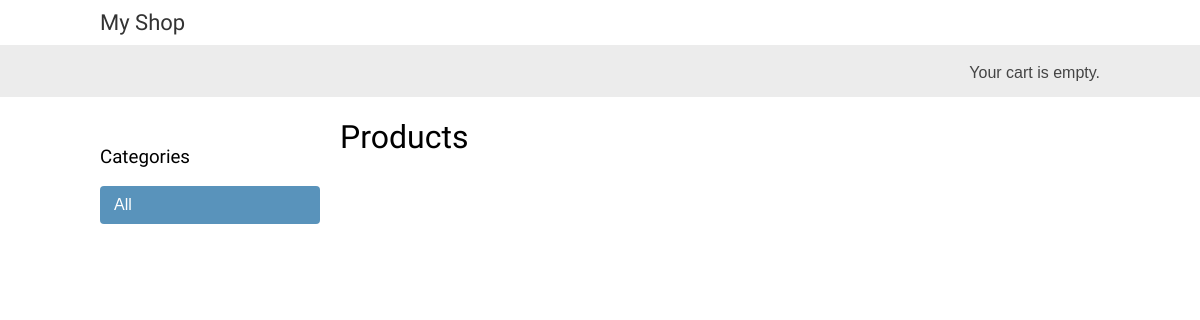
The app's page /, older data.
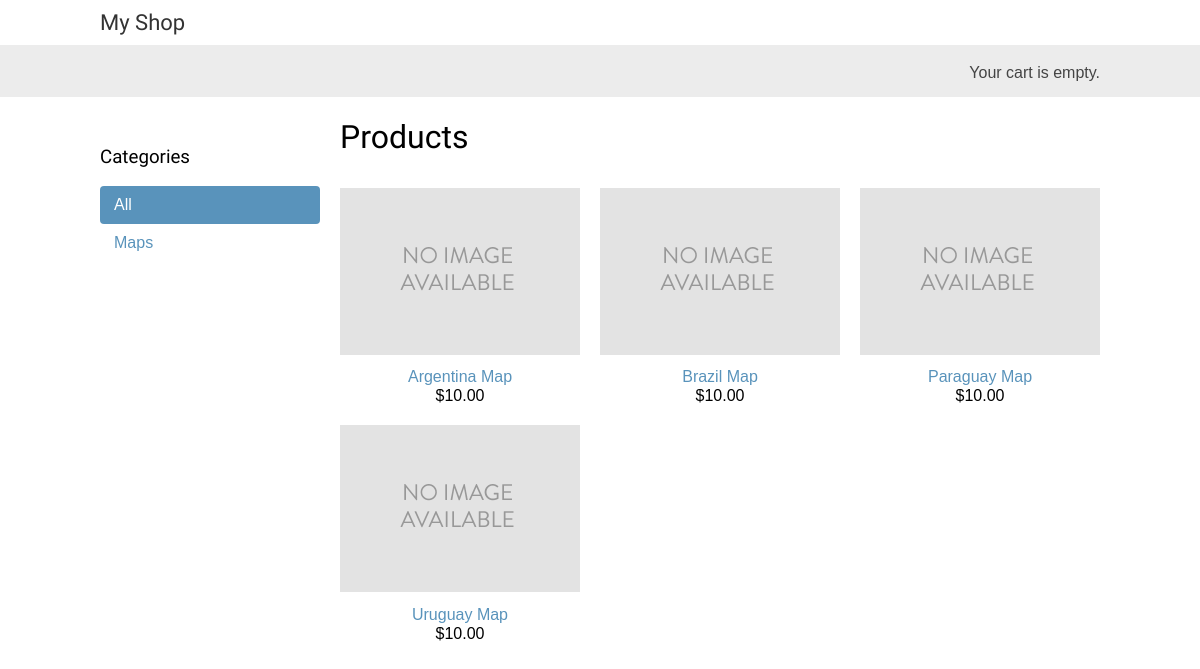
The same page, newer data.
### shop/models.py (models this page shows, shortened)
class Category(models.Model):
    name = models.CharField(max_length=200, db_index=True)
    slug = models.SlugField(max_length=200, unique=True)
    class Meta:
        ordering = ('name', )
        verbose_name = 'category'
        verbose_name_plural = 'categories'
    def get_absolute_url(self):
        return reverse('shop:product_list_by_category',
                       args=[self.slug])

class Product(models.Model):
    category = models.ForeignKey(Category,
                                 related_name='products',
                                 on_delete=models.CASCADE)
    name = models.CharField(max_length=200, db_index=True)
    slug = models.SlugField(max_length=200, db_index=True)
    image = models.ImageField(upload_to='products/%Y/%m/%d', blank=True)
    description = models.TextField(blank=True)
    price = models.DecimalField(max_digits=10, decimal_places=2)
    available = models.BooleanField(default=True)
    created = models.DateTimeField(auto_now_add=True)
    updated = models.DateTimeField(auto_now=True)
    class Meta:
        ordering = ('name',)
        index_together = (('id', 'slug'),)
    def get_absolute_url(self):
        return reverse('shop:product_detail',
                       args=[self.id, self.slug])

### shop/views.py (the view)
# urls.py: path('', views.product_list, name='product_list'),
def product_list(request, category_slug=None):
    category = None
    categories = Category.objects.all()
    products = Product.objects.filter(available=True)
    if category_slug:
        category = get_object_or_404(Category, slug=category_slug)
        products = products.filter(category=category)
    return render(request,
                  'shop/product/list.html',
                  {'category': category,
                   'categories': categories,
                   'products': products})

### shop/templates/shop/product/list.html (shortened to what this page needs)
{% extends "shop/base.html" %}
{% load static %}
{% block content %}
    <div id="sidebar">
        <h3>Categories</h3>
        <ul>
            <li {% if not category %}class="selected"{% endif %}>
                <a href="{% url "shop:product_list" %}">All</a>
            </li>
            {% for c in categories %}
              <li >
                <a href="{{ c.get_absolute_url }}">{{ c.name }}</a>
              </li>
            {% endfor %}
        </ul>
    </div>
    <div id="main" class="product-list">
        <h1>{% if category %}{{ category.name }}{% else %}Products
        {% endif %}</h1>
        {% for product in products %}
          <div class="item">
              <a href="{{ product.get_absolute_url }}">
                  <img src="{% if product.image %}{{ product.image.url }}{%
                      else %}{% static 'img/no_image.png' %}{% endif %}">
              </a>
              <a href="{{ product.get_absolute_url }}">{{ product.name }}</a>
              <br>
              ${{ product.price }}
          </div>
         {% endfor %}
    </div>
{% endblock %}

### shop/templates/shop/base.html (shortened to what this page needs)
{% load static %}
<!DOCTYPE html>
<html>
    <head>
        <link href="{% static 'css/base.css' %}" rel="stylesheet">
    </head>
    <body>
        <div id="header">
            <a href="/" class="logo">My Shop</a>
        </div>
        <div id="subheader">
            <div class="cart">
                Your cart is empty.
            </div>
        </div>
        <div id="content">
            {% block content %}
            {% endblock %}
        </div>
    </body>
</html>

### shop/static/css/base.css (style rules this page uses)
body { margin:0; padding:0; font-family:helvetica, sans-serif; }
h1, h2, h3, h4, h5 , h6 { font-family: 'Ubuntu', sans-serif; font-weight:normal; }
a { text-decoration:none; color:#5993bb; }
#header { padding:10px 100px; font-size:18px; overflow:auto; }
#subheader { background:#ececec; color:#444; padding:15px 100px; overflow:auto; }
#header .logo { font-family: 'Ubuntu', sans-serif; float:left; color:#333; font-size:22px; margin-right:10%; }
#subheader .cart { float:right; padding-top:4px; }
#content { padding:0 100px; overflow:hidden; }
#sidebar { width:220px; padding:30px 20px 0 0; float:left; }
#sidebar ul { margin:0; padding:0; }
#sidebar ul li { margin:0; list-style:none; padding:10px 14px; }
#sidebar ul li a { display:block; }
#sidebar ul li.selected { background:#5993bb; border-radius:4px; }
#sidebar ul li.selected a { color:#fff; }
#main { float:left; width: 96%; margin-right:-220px; overflow:hidden; }
.product-list .item { width:25%; padding:10px 20px 10px 0; float:left; text-align:center; line-height:1.2; }
.product-list .item img { width:100%; margin-bottom:8px; }

Row changes from the older to the newer data that the page shows:
added Category: name "Maps"
added Product: image (placeholder picture), name "Argentina Map", price "10.00"
added Product: image (placeholder picture), name "Brazil Map", price "10.00"
added Product: image (placeholder picture), name "Paraguay Map", price "10.00"
added Product: image (placeholder picture), name "Uruguay Map", price "10.00"
